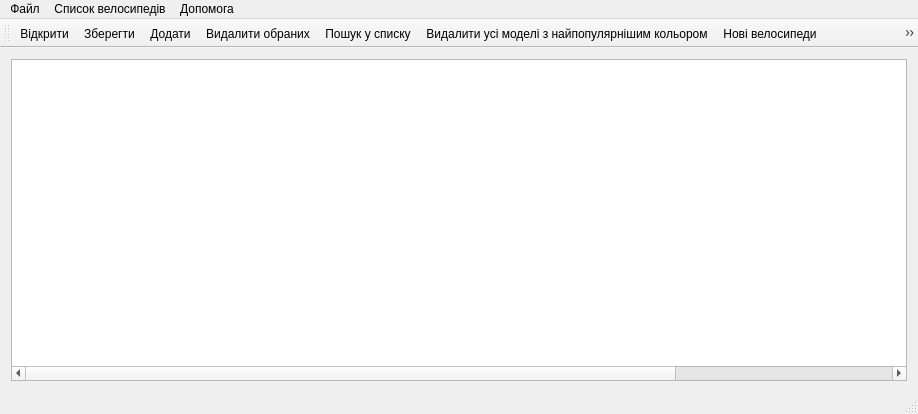
<?xml version="1.0" encoding="UTF-8"?>
<ui version="4.0">
 <class>MainWindow</class>
 <widget class="QMainWindow" name="MainWindow">
  <property name="geometry">
   <rect>
    <x>0</x>
    <y>0</y>
    <width>918</width>
    <height>414</height>
   </rect>
  </property>
  <property name="minimumSize">
   <size>
    <width>850</width>
    <height>0</height>
   </size>
  </property>
  <property name="windowTitle">
   <string>Список велосипедів</string>
  </property>
  <property name="windowIcon">
   <iconset>
    <normaloff>../../../../../Download/Sonya-Swarm-Bike.ico</normaloff>../../../../../Download/Sonya-Swarm-Bike.ico</iconset>
  </property>
  <widget class="QWidget" name="centralWidget">
   <layout class="QVBoxLayout" name="verticalLayout">
    <item>
     <widget class="QTableWidget" name="tableBikeList">
      <property name="inputMethodHints">
       <set>Qt::ImhNone</set>
      </property>
      <property name="lineWidth">
       <number>1</number>
      </property>
      <property name="midLineWidth">
       <number>0</number>
      </property>
      <property name="sizeAdjustPolicy">
       <enum>QAbstractScrollArea::AdjustIgnored</enum>
      </property>
      <property name="editTriggers">
       <set>QAbstractItemView::NoEditTriggers</set>
      </property>
      <property name="alternatingRowColors">
       <bool>true</bool>
      </property>
      <property name="textElideMode">
       <enum>Qt::ElideRight</enum>
      </property>
      <property name="sortingEnabled">
       <bool>true</bool>
      </property>
      <property name="rowCount">
       <number>0</number>
      </property>
      <property name="columnCount">
       <number>8</number>
      </property>
      <attribute name="horizontalHeaderVisible">
       <bool>false</bool>
      </attribute>
      <attribute name="horizontalHeaderMinimumSectionSize">
       <number>100</number>
      </attribute>
      <attribute name="horizontalHeaderDefaultSectionSize">
       <number>140</number>
      </attribute>
      <attribute name="horizontalHeaderShowSortIndicator" stdset="0">
       <bool>true</bool>
      </attribute>
      <attribute name="horizontalHeaderStretchLastSection">
       <bool>true</bool>
      </attribute>
      <column>
       <property name="text">
        <string>Марка</string>
       </property>
      </column>
      <column>
       <property name="text">
        <string>Модель</string>
       </property>
      </column>
      <column>
       <property name="text">
        <string>Тип</string>
       </property>
      </column>
      <column>
       <property name="text">
        <string>Колір</string>
       </property>
      </column>
      <column>
       <property name="text">
        <string>Діаметр коліс</string>
       </property>
      </column>
      <column>
       <property name="text">
        <string>Розмір рами</string>
       </property>
      </column>
      <column>
       <property name="text">
        <string>Стан</string>
       </property>
      </column>
      <column>
       <property name="text">
        <string>Ціна</string>
       </property>
      </column>
     </widget>
    </item>
   </layout>
  </widget>
  <widget class="QMenuBar" name="menuBar">
   <property name="geometry">
    <rect>
     <x>0</x>
     <y>0</y>
     <width>918</width>
     <height>26</height>
    </rect>
   </property>
   <widget class="QMenu" name="menu">
    <property name="title">
     <string>Файл</string>
    </property>
    <addaction name="openFile"/>
    <addaction name="save"/>
    <addaction name="saveAs"/>
   </widget>
   <widget class="QMenu" name="menu_2">
    <property name="title">
     <string>Список велосипедів</string>
    </property>
    <widget class="QMenu" name="menu_3">
     <property name="title">
      <string>Посортувати</string>
     </property>
     <property name="icon">
      <iconset>
       <normaloff>../../../../../Download/Oxygen-Icons.org-Oxygen-Actions-view-sort-ascending.ico</normaloff>../../../../../Download/Oxygen-Icons.org-Oxygen-Actions-view-sort-ascending.ico</iconset>
     </property>
     <widget class="QMenu" name="menu_5">
      <property name="title">
       <string>За ціною</string>
      </property>
      <property name="icon">
       <iconset>
        <normaloff>../../../../../Download/Icons8-Windows-8-Ecommerce-Price-Tag.ico</normaloff>../../../../../Download/Icons8-Windows-8-Ecommerce-Price-Tag.ico</iconset>
      </property>
      <addaction name="sortByPriceDescending"/>
      <addaction name="sortByPriceAscending"/>
     </widget>
     <addaction name="menu_5"/>
    </widget>
    <widget class="QMenu" name="menu_6">
     <property name="title">
      <string>Видалити усі записи про..</string>
     </property>
     <addaction name="deleteAllNew"/>
     <addaction name="deleteAllUsed"/>
    </widget>
    <addaction name="AddNewBike"/>
    <addaction name="deleteSelected"/>
    <addaction name="menu_3"/>
    <addaction name="search"/>
    <addaction name="deleteWithMostCommonColour"/>
    <addaction name="menu_6"/>
    <addaction name="findCheapestAndMostExpensiveByBrand"/>
    <addaction name="showStatistics"/>
    <addaction name="ClearList"/>
   </widget>
   <widget class="QMenu" name="menu_4">
    <property name="title">
     <string>Допомога</string>
    </property>
    <addaction name="aboutProgram"/>
   </widget>
   <addaction name="menu"/>
   <addaction name="menu_2"/>
   <addaction name="menu_4"/>
  </widget>
  <widget class="QToolBar" name="mainToolBar">
   <property name="allowedAreas">
    <set>Qt::LeftToolBarArea|Qt::RightToolBarArea|Qt::TopToolBarArea</set>
   </property>
   <property name="toolButtonStyle">
    <enum>Qt::ToolButtonIconOnly</enum>
   </property>
   <property name="floatable">
    <bool>true</bool>
   </property>
   <attribute name="toolBarArea">
    <enum>TopToolBarArea</enum>
   </attribute>
   <attribute name="toolBarBreak">
    <bool>false</bool>
   </attribute>
   <addaction name="openFile"/>
   <addaction name="save"/>
   <addaction name="AddNewBike"/>
   <addaction name="deleteSelected"/>
   <addaction name="search"/>
   <addaction name="deleteWithMostCommonColour"/>
   <addaction name="deleteAllNew"/>
   <addaction name="deleteAllUsed"/>
   <addaction name="findCheapestAndMostExpensiveByBrand"/>
   <addaction name="showStatistics"/>
   <addaction name="ClearList"/>
  </widget>
  <widget class="QStatusBar" name="statusBar"/>
  <action name="openFile">
   <property name="icon">
    <iconset>
     <normaloff>C:/Users/olchi/OneDrive/Рабочий стол/icons/Hopstarter-Mac-Folders-Documents.ico</normaloff>C:/Users/olchi/OneDrive/Рабочий стол/icons/Hopstarter-Mac-Folders-Documents.ico</iconset>
   </property>
   <property name="text">
    <string>Відкрити</string>
   </property>
   <property name="toolTip">
    <string>Відкрити файл </string>
   </property>
   <property name="shortcut">
    <string>Ctrl+O</string>
   </property>
  </action>
  <action name="save">
   <property name="icon">
    <iconset>
     <normaloff>C:/Users/olchi/OneDrive/Рабочий стол/icons/Oxygen-Icons.org-Oxygen-Actions-document-save.ico</normaloff>C:/Users/olchi/OneDrive/Рабочий стол/icons/Oxygen-Icons.org-Oxygen-Actions-document-save.ico</iconset>
   </property>
   <property name="text">
    <string>Зберегти</string>
   </property>
   <property name="shortcut">
    <string>Ctrl+S</string>
   </property>
  </action>
  <action name="saveAs">
   <property name="icon">
    <iconset>
     <normaloff>C:/Users/olchi/OneDrive/Рабочий стол/icons/Oxygen-Icons.org-Oxygen-Actions-document-save.ico</normaloff>C:/Users/olchi/OneDrive/Рабочий стол/icons/Oxygen-Icons.org-Oxygen-Actions-document-save.ico</iconset>
   </property>
   <property name="text">
    <string>Зберегти як</string>
   </property>
   <property name="shortcut">
    <string>Ctrl+Shift+S</string>
   </property>
  </action>
  <action name="ClearList">
   <property name="icon">
    <iconset>
     <normaloff>C:/Users/olchi/OneDrive/Рабочий стол/icons/Oxygen-Icons.org-Oxygen-Actions-edit-clear-list.ico</normaloff>C:/Users/olchi/OneDrive/Рабочий стол/icons/Oxygen-Icons.org-Oxygen-Actions-edit-clear-list.ico</iconset>
   </property>
   <property name="text">
    <string>Очистити</string>
   </property>
   <property name="toolTip">
    <string>Очистити список</string>
   </property>
   <property name="shortcut">
    <string>Ctrl+C</string>
   </property>
  </action>
  <action name="AddNewBike">
   <property name="icon">
    <iconset>
     <normaloff>C:/Users/olchi/OneDrive/Рабочий стол/icons/Awicons-Vista-Artistic-Add.ico</normaloff>C:/Users/olchi/OneDrive/Рабочий стол/icons/Awicons-Vista-Artistic-Add.ico</iconset>
   </property>
   <property name="text">
    <string>Додати</string>
   </property>
   <property name="toolTip">
    <string>Додати дані про велосипед</string>
   </property>
   <property name="shortcut">
    <string>Ctrl+A</string>
   </property>
  </action>
  <action name="aboutProgram">
   <property name="icon">
    <iconset>
     <normaloff>C:/Users/olchi/OneDrive/Рабочий стол/icons/Hopstarter-Button-Button-Info.ico</normaloff>C:/Users/olchi/OneDrive/Рабочий стол/icons/Hopstarter-Button-Button-Info.ico</iconset>
   </property>
   <property name="text">
    <string>Про програму</string>
   </property>
   <property name="shortcut">
    <string>Ctrl+I</string>
   </property>
  </action>
  <action name="deleteSelected">
   <property name="icon">
    <iconset>
     <normaloff>C:/Users/olchi/OneDrive/Рабочий стол/icons/Everaldo-Crystal-Clear-Action-remove.ico</normaloff>C:/Users/olchi/OneDrive/Рабочий стол/icons/Everaldo-Crystal-Clear-Action-remove.ico</iconset>
   </property>
   <property name="text">
    <string>Видалити обраних</string>
   </property>
   <property name="toolTip">
    <string>Видалити обрані у таблиці велосипеди зі списку</string>
   </property>
   <property name="shortcut">
    <string>Ctrl+D</string>
   </property>
  </action>
  <action name="sortByPriceDescending">
   <property name="icon">
    <iconset>
     <normaloff>../../../../../Download/Oxygen-Icons.org-Oxygen-Actions-view-sort-ascending.ico</normaloff>../../../../../Download/Oxygen-Icons.org-Oxygen-Actions-view-sort-ascending.ico</iconset>
   </property>
   <property name="text">
    <string>У порядку спадання</string>
   </property>
  </action>
  <action name="sortByPriceAscending">
   <property name="icon">
    <iconset>
     <normaloff>../../../../../Download/Oxygen-Icons.org-Oxygen-Actions-view-sort-descending.ico</normaloff>../../../../../Download/Oxygen-Icons.org-Oxygen-Actions-view-sort-descending.ico</iconset>
   </property>
   <property name="text">
    <string>У порядку зростання</string>
   </property>
   <property name="toolTip">
    <string>Посортувати список за ціною велосипеда у порядку зростання</string>
   </property>
  </action>
  <action name="search">
   <property name="icon">
    <iconset>
     <normaloff>C:/Users/olchi/OneDrive/Рабочий стол/icons/Icons8-Windows-8-Numbers-1.ico</normaloff>C:/Users/olchi/OneDrive/Рабочий стол/icons/Icons8-Windows-8-Numbers-1.ico</iconset>
   </property>
   <property name="text">
    <string>Пошук у списку</string>
   </property>
  </action>
  <action name="deleteWithMostCommonColour">
   <property name="icon">
    <iconset>
     <normaloff>C:/Users/olchi/OneDrive/Рабочий стол/icons/Icons8-Windows-8-Numbers-2.ico</normaloff>C:/Users/olchi/OneDrive/Рабочий стол/icons/Icons8-Windows-8-Numbers-2.ico</iconset>
   </property>
   <property name="text">
    <string>Видалити усі моделі з найпопулярнішим кольором</string>
   </property>
   <property name="toolTip">
    <string>Видалити усі моделі з кольором, який зустрічається найчастіше</string>
   </property>
  </action>
  <action name="deleteAllNew">
   <property name="icon">
    <iconset>
     <normaloff>C:/Users/olchi/OneDrive/Рабочий стол/icons/Icons8-Windows-8-Numbers-3.ico</normaloff>C:/Users/olchi/OneDrive/Рабочий стол/icons/Icons8-Windows-8-Numbers-3.ico</iconset>
   </property>
   <property name="text">
    <string>Нові велосипеди</string>
   </property>
   <property name="toolTip">
    <string>Видалити усі записи про нові велосипеди</string>
   </property>
  </action>
  <action name="deleteAllUsed">
   <property name="icon">
    <iconset>
     <normaloff>C:/Users/olchi/OneDrive/Рабочий стол/icons/Icons8-Windows-8-Numbers-4.ico</normaloff>C:/Users/olchi/OneDrive/Рабочий стол/icons/Icons8-Windows-8-Numbers-4.ico</iconset>
   </property>
   <property name="text">
    <string>Користовані велосипеди</string>
   </property>
   <property name="toolTip">
    <string>Видалити усі записи про користовані велосипеди</string>
   </property>
  </action>
  <action name="findCheapestAndMostExpensiveByBrand">
   <property name="icon">
    <iconset>
     <normaloff>C:/Users/olchi/OneDrive/Рабочий стол/icons/Icons8-Windows-8-Numbers-5.ico</normaloff>C:/Users/olchi/OneDrive/Рабочий стол/icons/Icons8-Windows-8-Numbers-5.ico</iconset>
   </property>
   <property name="text">
    <string>Визначити найдорожчий і найдешевший обраної марки</string>
   </property>
  </action>
  <action name="showStatistics">
   <property name="icon">
    <iconset>
     <normaloff>C:/Users/olchi/OneDrive/Рабочий стол/icons/Icons8-Windows-8-Numbers-6.ico</normaloff>C:/Users/olchi/OneDrive/Рабочий стол/icons/Icons8-Windows-8-Numbers-6.ico</iconset>
   </property>
   <property name="text">
    <string>Відобразити статистику</string>
   </property>
  </action>
 </widget>
 <layoutdefault spacing="6" margin="11"/>
 <resources/>
 <connections/>
</ui>
